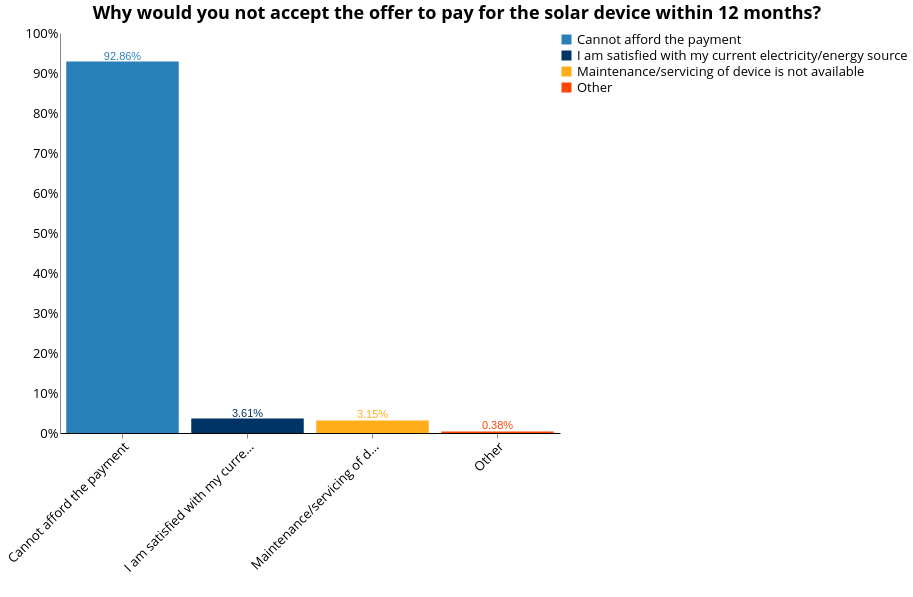

Express this chart as Vega-Lite.
### Vega-Lite specification from a JSON file in a GitHub repository (floating-point values rounded to 4 significant figures; data arrays with more than 128 entries replaced by an {"elided": "..."} marker saying what was removed)
{"width": 800, "height": 400, "config": {"title": {"fontSize": 18, "font": "Open Sans", "anchor": "center", "fontColor": "#000000"}, "axisX": {"domain": true, "domainColor": "#000000", "grid": false, "labelFont": "Open Sans", "labelFontSize": 13, "titleFont": "Open Sans", "titleFontSize": 13, "titleFontWeight": "normal", "title": "X Axis Title (units)", "labelAngle": -45}, "axisY": {"domain": true, "grid": false, "gridColor": "#DEDDDD", "gridWidth": 1, "labelFont": "Open Sans", "labelFontSize": 13, "labelAngle": 0, "ticks": false, "titleFont": "Open Sans", "titleFontSize": 13, "titleFontWeight": "normal", "titlePadding": 10, "title": "Y Axis Title (units)"}, "range": {"category": ["#2980B9", "#003366", "#FFAE19", "#FF4500", "#438B28", "#45B39D", "#99ADC1", "#212F3C"]}, "legend": {"labelFont": "Open Sans", "labelFontSize": 13, "symbolType": "square", "symbolSize": 100, "titleFont": "Open Sans", "titleFontSize": 13, "titleFontWeight": "normal", "title": "Legend", "orient": "right", "offset": 0, "labelLimit": 0}, "tooltip": {"font": "Open Sans"}, "view": {"stroke": "transparent", "text": {"font": "Open Sans", "color": ["#2980B9", "#003366", "#FFAE19", "#FF4500", "#438B28", "#45B39D", "#99ADC1", "#212F3C"], "fontSize": 13, "align": "right", "fontWeight": 400, "size": 13}, "bar": {"size": 40, "binSpacing": 1, "continuousBandSize": 30, "discreteBandSize": 30, "fill": ["#2980B9", "#003366", "#FFAE19", "#FF4500", "#438B28", "#45B39D", "#99ADC1", "#212F3C"], "stroke": false}}}, "layer": [{"mark": "bar", "encoding": {"color": {"type": "nominal", "field": "e_5b"}, "tooltip": {"type": "nominal", "field": "e_5b"}, "x": {"type": "nominal", "axis": {"title": " "}, "field": "e_5b", "sort": {"field": "e_5b", "op": "count", "order": "descending"}}, "y": {"type": "quantitative", "aggregate": "sum", "axis": {"format": "%", "title": ""}, "field": "pct"}}, "height": 400, "selection": {"selector031": {"type": "single", "fields": ["locality"], "bind": {"input": "select", "options": [null, 0, 1], "labels": ["National", "Urban", "Rural"], "name": "Locality Breakdown  "}}, "selector032": {"type": "single", "fields": ["elc_aggr_tier"], "bind": {"input": "select", "options": [null, "Tier 0", "Tier 1", "Tier 2", "Tier 3", "Tier 4", "Tier 5"], "labels": ["All Tiers", "Tier 0", "Tier 1", "Tier 2", "Tier 3", "Tier 4", "Tier 5"], "name": "Tiers  "}}}, "transform": [{"joinaggregate": [{"op": "count", "field": "*", "as": "total"}]}, {"calculate": "1 / datum.total", "as": "pct"}], "width": 500}, {"mark": {"type": "text", "align": "center", "baseline": "bottom"}, "encoding": {"color": {"type": "nominal", "field": "e_5b"}, "text": {"type": "quantitative", "aggregate": "sum", "field": "pct", "format": ".2%"}, "tooltip": {"type": "nominal", "field": "e_5b"}, "x": {"type": "nominal", "axis": {"title": " "}, "field": "e_5b", "sort": {"field": "e_5b", "op": "count", "order": "descending"}}, "y": {"type": "quantitative", "aggregate": "sum", "axis": {"format": "%", "title": ""}, "field": "pct"}}, "height": 400, "transform": [{"joinaggregate": [{"op": "count", "field": "*", "as": "total"}]}, {"calculate": "1 / datum.total", "as": "pct"}], "width": 500}], "data": {"name": "data-948bc405048e36d2282a46781f2eeef2"}, "title": {"text": ["Why would you not accept the offer to pay for the solar device within 12 months?"], "color": "black", "subtitleColor": "black"}, "transform": [{"filter": {"selection": "selector031"}}, {"filter": {"selection": "selector032"}}], "$schema": "https://vega.github.io/schema/vega-lite/v4.8.1.json", "datasets": {"data-948bc405048e36d2282a46781f2eeef2": {"elided": "1302 records"}}}
